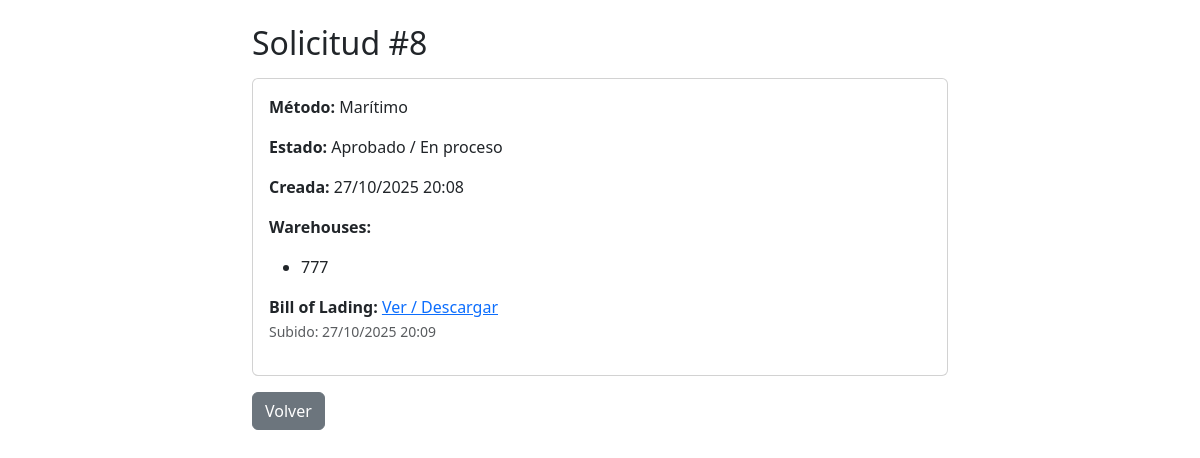
The app's page /mis-despachos/8/ (signed in) with its own data.
### core/models.py (models this page shows, shortened)
class DispatchRequest(models.Model):
    METHOD_CHOICES = [
        ("MARITIMO", "Marítimo"),
        ("AEREO", "Aéreo"),
        ("TERRESTRE", "Terrestre"),
    ]
    STATUS_CHOICES = [
        ("PENDIENTE", "Pendiente de revisión"),
        ("APROBADO", "Aprobado / En proceso"),
        ("RECHAZADO", "Rechazado"),
        ("COMPLETADO", "Completado"),
    ]
    user = models.ForeignKey(User, on_delete=models.CASCADE, related_name="dispatch_requests")
    method = models.CharField(max_length=20, choices=METHOD_CHOICES)
    invoice = models.FileField(upload_to="invoices/")
    status = models.CharField(max_length=20, choices=STATUS_CHOICES, default="PENDIENTE")
    created_at = models.DateTimeField(auto_now_add=True)
    bill_of_lading = models.FileField(upload_to="bol/", blank=True, null=True)
    bol_uploaded_at = models.DateTimeField(blank=True, null=True)

class DispatchRequestItem(models.Model):
    dispatch = models.ForeignKey(DispatchRequest, on_delete=models.CASCADE, related_name="items")
    warehouse = models.ForeignKey('Warehouse', on_delete=models.PROTECT, related_name="dispatch_items")
    class Meta:
        unique_together = ("dispatch", "warehouse")

class Warehouse(models.Model):
    STATUS = [
        ('PENDIENTE', 'Pendiente'),
        ('LISTO', 'Listo')
    ]
    cliente = models.ForeignKey(User, on_delete=models.CASCADE)
    wr_number = models.CharField(max_length=30, unique=True, primary_key=True)
    shipper = models.CharField(max_length=100)
    carrier = models.CharField(max_length=100)
    container_number = models.CharField(max_length=100, null=True)
    created_at = models.DateTimeField(auto_now_add=True)
    weight_lbs = models.FloatField(null=True)
    weight_kgs = models.FloatField(null=True)
    status = models.CharField(max_length=20, choices=STATUS, default='PENDIENTE')
    foots = models.FloatField(null=True)
    tracking = models.CharField(max_length=100, null=True)
    invoice_number = models.CharField(max_length=100, null=True)
    po = models.CharField(max_length=100, blank=True)
    uploaded_file = models.FileField(upload_to='warehouse_files/', blank=True, null=True)

### core/views.py (the view)
# urls.py: path("mis-despachos/<int:pk>/", views.my_dispatch_detail, name="my_dispatch_detail"),
@login_required(login_url='login')
def my_dispatch_detail(request, pk):
    disp = get_object_or_404(
        DispatchRequest.objects.prefetch_related('items__warehouse'),
        pk=pk, user=request.user
    )
    if not disp.bill_of_lading:
        raise Http404("Este despacho aún no tiene B/L disponible.")
    return render(request, "my_dispatch_detail.html", {"disp": disp})

### templates/my_dispatch_detail.html
{% extends "base.html" %}
{% block content %}
<div class="container mt-4" style="max-width:720px">
  <h2>Solicitud #{{ disp.id }}</h2>
  <div class="card mt-3">
    <div class="card-body">
      <p><b>Método:</b> {{ disp.get_method_display }}</p>
      <p><b>Estado:</b> {{ disp.get_status_display }}</p>
      <p><b>Creada:</b> {{ disp.created_at|date:"d/m/Y H:i" }}</p>
      <p><b>Warehouses:</b></p>
      <ul class="mb-3">
        {% for it in disp.items.all %}
          <li>{{ it.warehouse.wr_number }}</li>
        {% endfor %}
      </ul>
      <p><b>Bill of Lading:</b>
        {% if disp.bill_of_lading %}
          <a href="{{ disp.bill_of_lading.url }}" target="_blank" rel="noopener">Ver / Descargar</a>
          {% if disp.bol_uploaded_at %}
            <br><small class="text-muted">Subido: {{ disp.bol_uploaded_at|date:"d/m/Y H:i" }}</small>
          {% endif %}
        {% else %}
          <span class="text-muted">Aún no disponible.</span>
        {% endif %}
      </p>
    </div>
  </div>
  <a href="{% url 'my_dispatches' %}" class="btn btn-secondary mt-3">Volver</a>
</div>
{% endblock %}

### records on screen
DispatchRequest: id "8", method "Marítimo", status "Aprobado / En proceso", created_at "27/10/2025 20:08", bol_uploaded_at "27/10/2025 20:09"
DispatchRequestItem: warehouse.wr_number "777"
